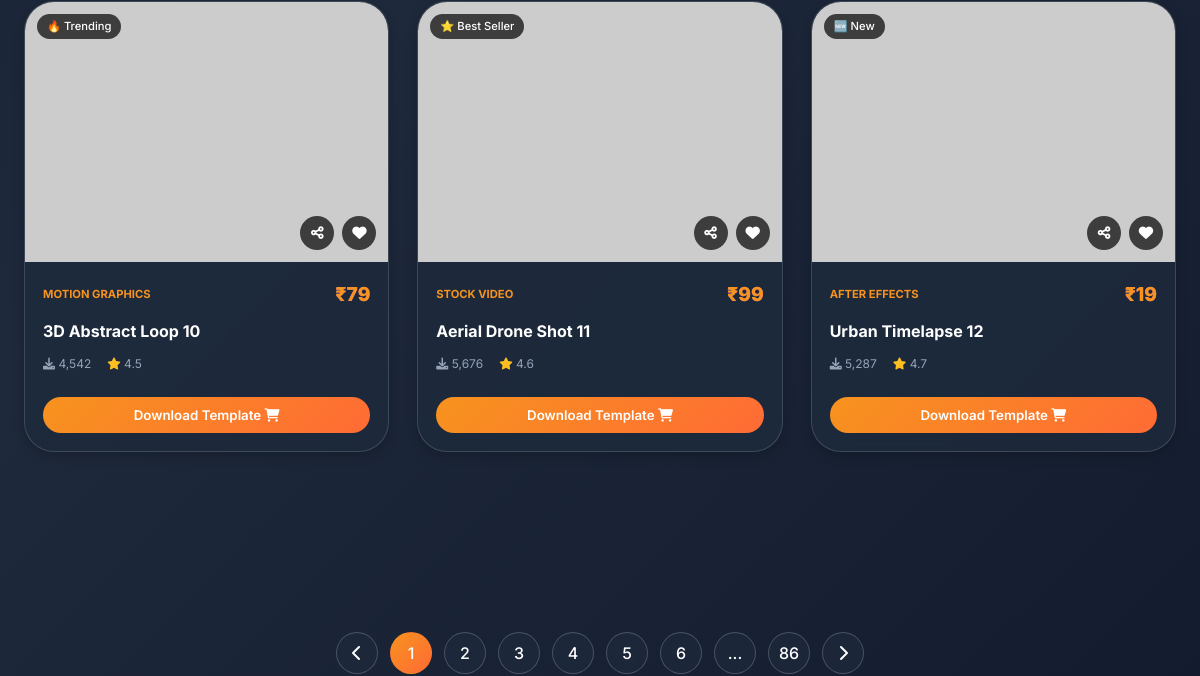
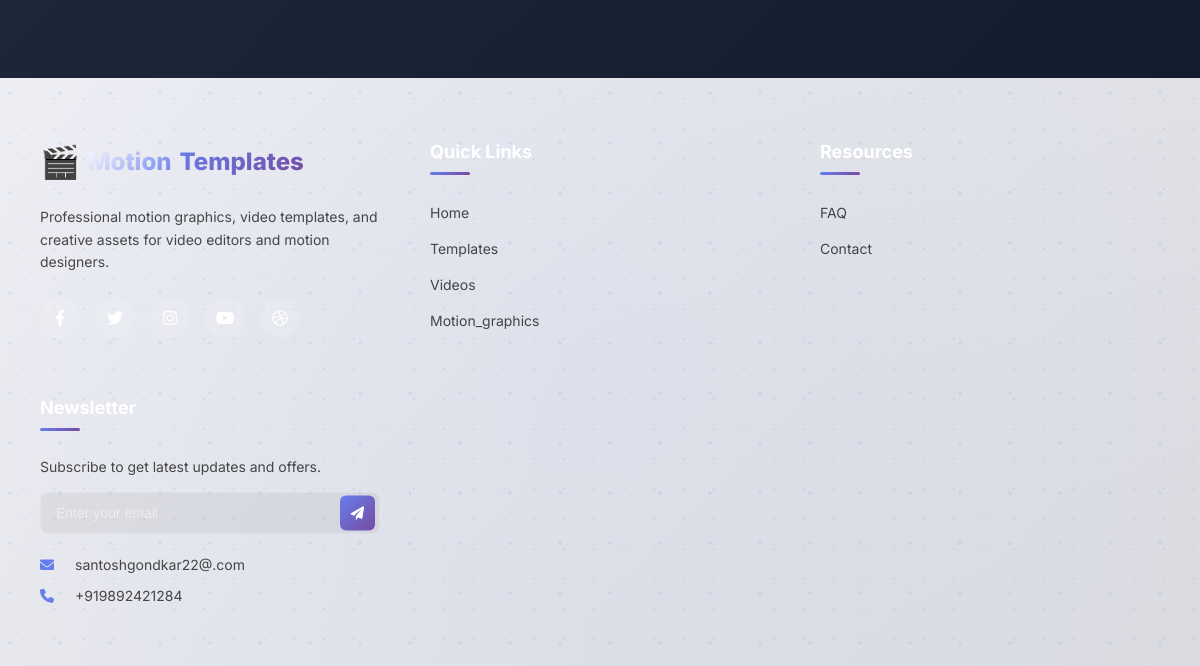
The page /template/ (lower part) on the database as committed earlier (2 pictures, top to bottom).
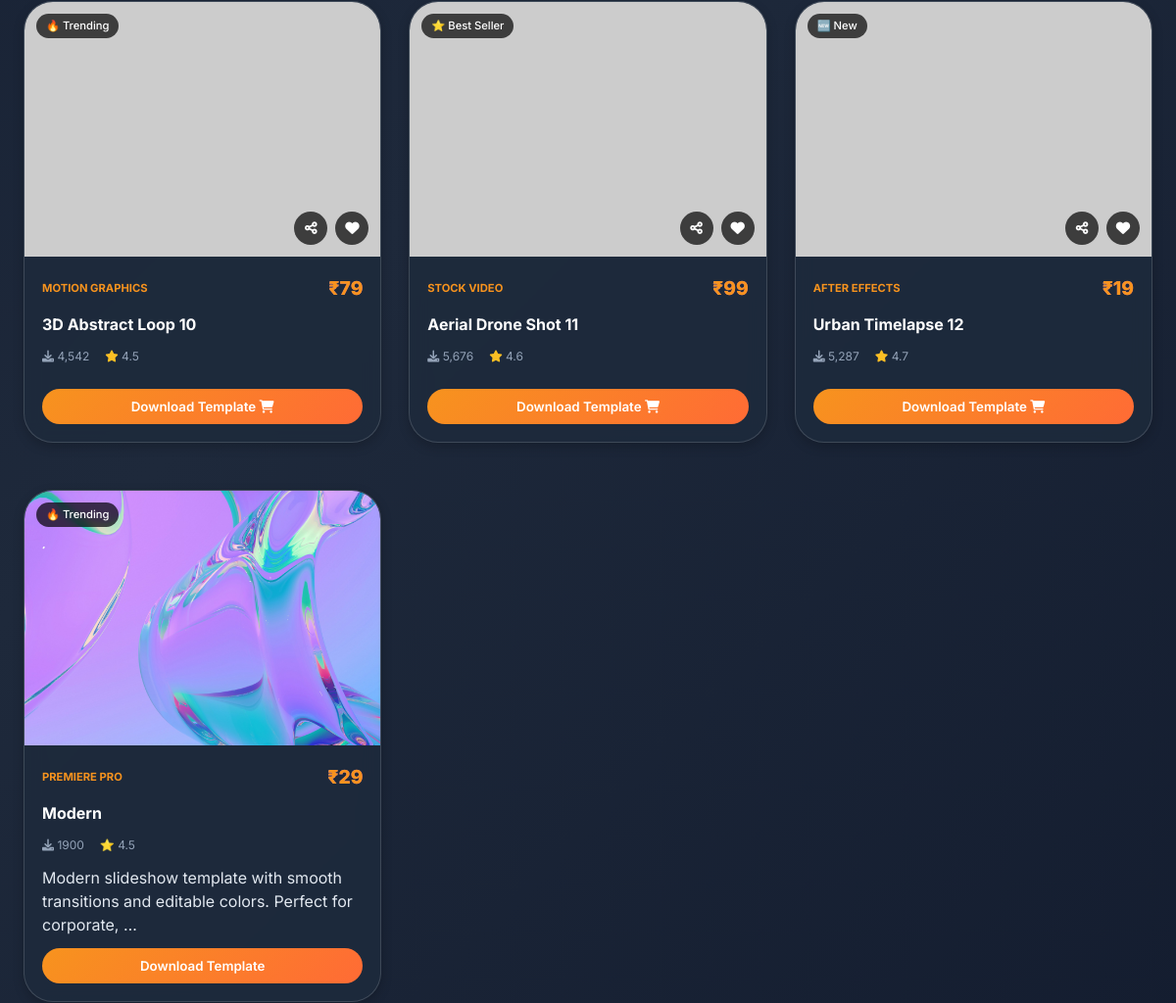
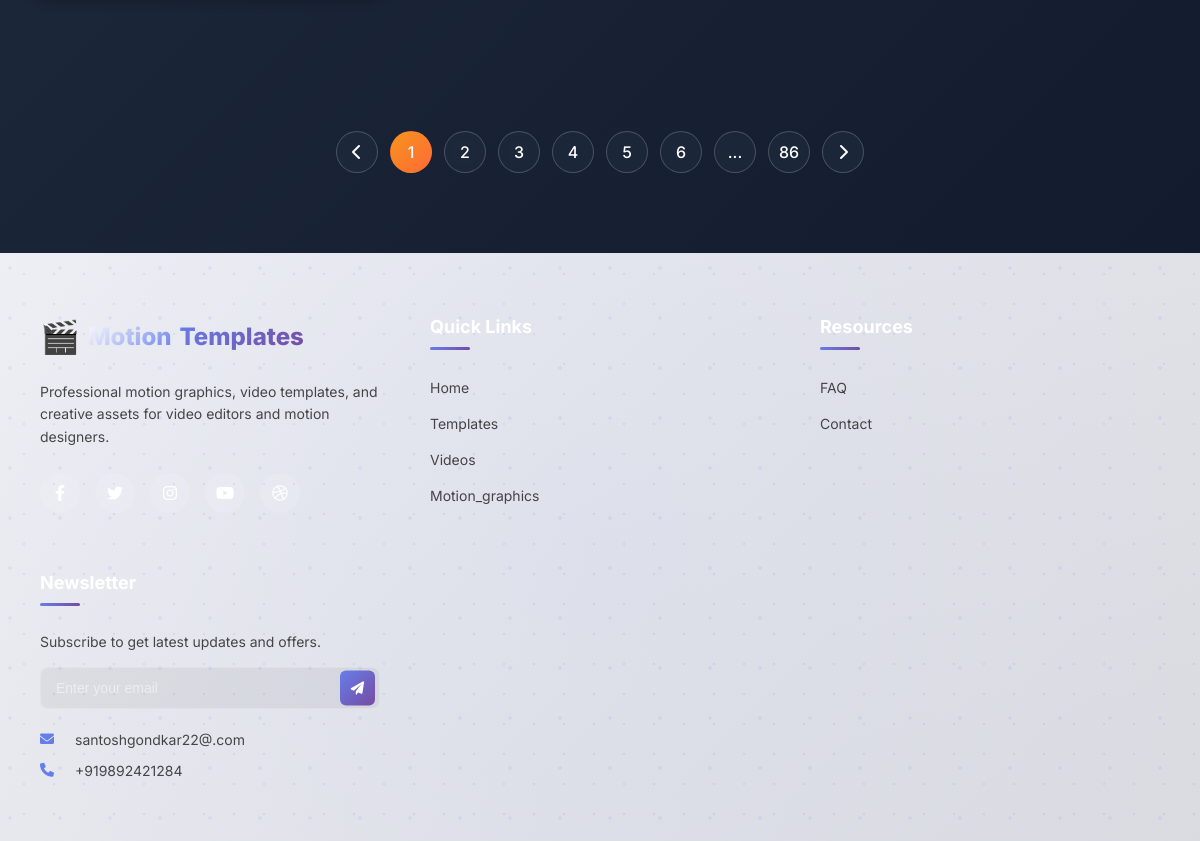
The same page on the database as committed later (2 pictures, top to bottom).
### adpanel/models.py (models this page shows, shortened)
class Template(models.Model):
    title = models.CharField(max_length=200)
    category = models.CharField(max_length=100)
    price = models.IntegerField()
    rating = models.FloatField(default=0)
    downloads = models.IntegerField(default=0)
    badge = models.CharField(max_length=50)
    image = models.ImageField(upload_to='templates/')
    description = models.TextField()

### website/views.py (the view)
# urls.py: path('template/',views.Template,name ='template'),
def Template(request):
    templates = TemplateModel.objects.all().order_by('-id')
    return render(request,'web/template.html',{'templates' : templates})

### templates/web/template.html (shortened to what this page needs)
{% load static %}
<!DOCTYPE html>
<html lang="en">
<head>
    <link rel="stylesheet" href="https://cdnjs.cloudflare.com/ajax/libs/font-awesome/6.0.0-beta3/css/all.min.css">
    <link rel="stylesheet" href="{% static 'web/css/base.css' %}">
    <link rel="stylesheet" href="{% static 'web/css/navbar.css' %}">
    <link rel="stylesheet" href="{% static 'web/css/footer.css' %}">
</head>
<body>
<div class="templates-container">
    <br>
     <div class="templates-grid" id="templatesGrid"></div>
<div class="templates-grid">
{% for item in templates %}
<div class="template-card">
    <div class="thumbnail">
        <img src="{{ item.image.url }}"
             alt="{{ item.title }}">
        <div class="thumbnail-badge">
            {{ item.badge }}
        </div>
    </div>
    <div class="card-content">
        <div class="card-header">
            <span class="category">{{ item.category }}</span>
            <span class="price">₹{{ item.price }}</span>
        </div>
        <div class="template-title">
            {{ item.title }}
        </div>
        <div class="meta">
            <span><i class="fas fa-download"></i> {{ item.downloads }}</span>
            <span>⭐ {{ item.rating }}</span>
        </div>
        <p>{{ item.description|truncatewords:12 }}</p>
        <button class="download-btn">
            Download Template
        </button>
    </div>
</div>
{% endfor %}
</div>
</div>
    <div class="pagination" id="pagination"></div>
{% include 'web/footer.html' %}
</body>
</html>

Rows that differ between the two databases and show on the page:
added Template: image (picture), badge "🔥 Trending", category "PREMIERE PRO", price "29", title "Modern", downloads "1900", rating "4.5", description "Modern slideshow template with smooth transitions and editable colors. Perfect for corporate, …"
